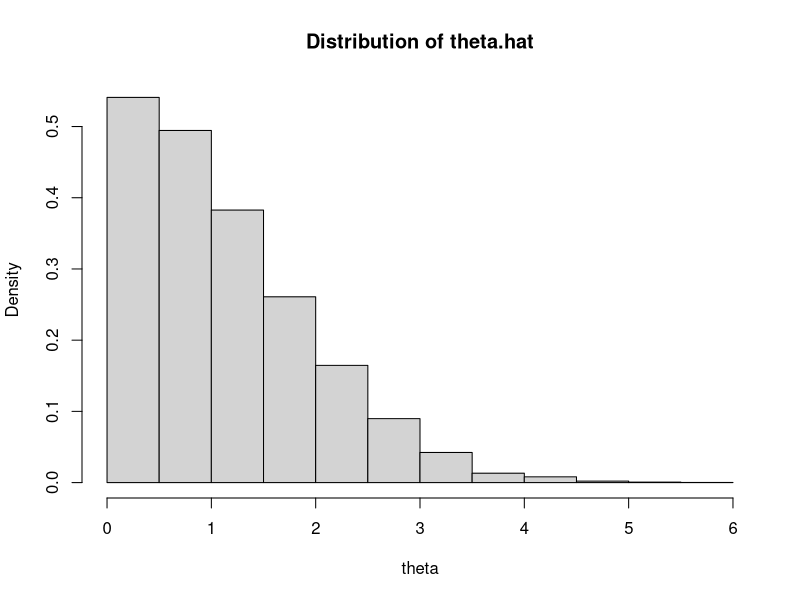

Write R code to recreate this figure.
# 2018.10.21 recap
#########################
# Monte Carlo Simulation#
#########################



##1. Simple example 1 (when X1, X2 ~ N(0,1))

# X1, X2 ~ N(0,1)
# theta = E([X1 - X2])
# Estimate theta.hat and SE of theta.hat



#1.1 generate theta
m = 20000
theta = numeric(m)
theta
for (i in 1:m)
{
  x = rnorm(2)
  theta[i] = abs(x[1]-x[2]) #abs = 절대값
  #rnorm = random generation for the normal distribution, default : mean = 0, sd = 1 
}

#1.2 Empirical distribution of theta.hat
hist(theta, main="Distribution of theta.hat", prob=TRUE)

#1.3 Monte Carlo Estimator
theta.hat = mean(theta) 
theta.hat

#1.4 Exact value of theta
2/sqrt(pi)

#1.5 Standard error of estimator of theta
sd(theta)

#1.6 Standard error of estimator of Monte Carlo estimator
sd(theta)/sqrt(m)



##2. Simple example 2 (when X1, ..., XN ~ N(2,1))

# X1, ..., XN ~ N(2,1)
# Estimate MSE of sample mean, median and trimmed mean
# 새로운 추정량 개발 시, 기존 것 보다 좋다는 걸 비교하기 위해서 MSE를 사용.
# 뭘 비교하면 되는지에 따라 MSE, C.I, alpha, beta(검정 시 오류) 중 선택
theta = 2
n = 20
m = 1000
k = 2

ave = med = tmean = numeric(m)
for (j in 1:m)
{
  x = sort(rnorm(n, theta, 1)) #절삭평균때문에 sort함
  ave[j] = mean(x)
  med[j] = median(x)
  tmean[j] = sum(x[(k+1):(n-k)])/(n-2*k) #절삭평균(작은 값, 큰 값 2개 빼고 계산)
}

#MSE of sample mean
mean((ave-theta)^2)

#MSE of sample median
median((med-theta)^2)

#MSE of sample trimmed mean
mean((tmean-theta)^2)

